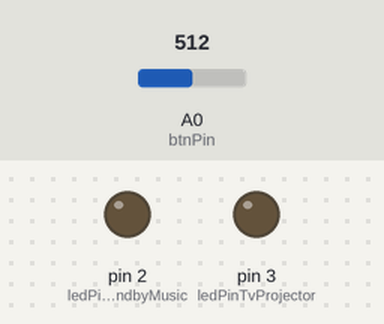
This sketch was run on a simulated Arduino Uno, built with avr-gcc and run on an emulated ATmega328P. Shown: output pins drawn as LEDs (lit = HIGH). Dashed ring = blinking. Inputs (shaded band) come from the test bench; at power-on: A0 (btnPin) = 512.

Above: at 1.2 s.
1.3 s: A0 (btnPin) set to 553
2.8 s: A0 (btnPin) set to 589
At 2.98 s:
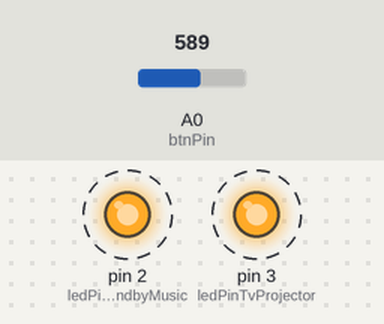
5.8 s: A0 (btnPin) set to 891
8.8 s: A0 (btnPin) set to 917
At 10.0 s:
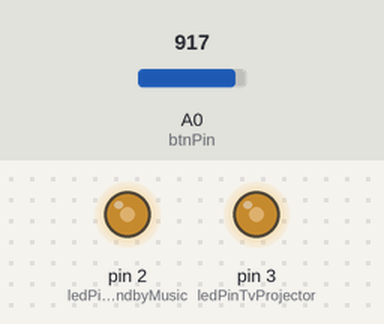
10.3 s: A0 (btnPin) set to 900
Timing chart, 0 to 14.3 s (numbered marks = the images above; inputs shaded):
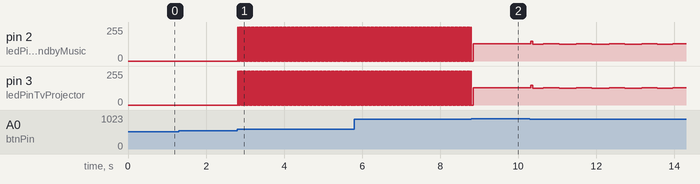

The sketch:

FourButtonsWithLed_OneAnalogIn_TwoDigitalOut.ino
```cpp
#define btnPin A0
#define ledPinStandbyMusic 2
#define ledPinTvProjector 3

#define Off 0
#define Standby 1
#define Tv 2
#define Music 3
#define Projector 4
#define Custom 5

#define None 0
#define Power 1

#define OffOff 0
#define OffOn 1
#define OnOff 2


void setup()
{
  pinMode(btnPin, INPUT_PULLUP);
  pinMode(ledPinStandbyMusic, INPUT);
  pinMode(ledPinTvProjector, INPUT);
  #ifdef debug
  Serial.begin(9600);
  Serial.println("debug enabled");
  #endif
}

uint8_t _mode;
void loop()
{
  _mode = getModeFromButtons(_mode);
  setLedStateFromMode(_mode);
}


bool isBetween(int value, int min, int max)
{
  return value >= min && value <= max;
}

uint8_t readButtons()
{
  int value, value2, delta;
  uint8_t btn = None;
  do
  {
    value = analogRead(btnPin);
    if(value > 900)
      break;
    delay(10);
    value2 = analogRead(btnPin);
    delta = value-value2;
  } while (!isBetween(delta, -10, 10));

  if(isBetween(value, 450, 570))
  {
    btn = Standby;
  }
  else if(isBetween(value, 360, 380))
  {
    btn = Tv;
  }
  else if(isBetween(value, 0, 30))
  {
    btn = Music;
  }
  else if(isBetween(value, 220, 240))
  {
    btn = Projector;
  }
  return btn;
}

uint8_t _previousBtn;
uint8_t getModeFromButtons(uint8_t previousMode)
{
  uint8_t nextMode = previousMode;
  uint8_t btn = readButtons();
  if(btn != None)
  {
    #ifdef debug
    Serial.print("Button pressed "); Serial.println(btn);
    #endif
  }
  else if (_previousBtn != None)
  {
    #ifdef debug
    Serial.print("Button released "); Serial.println(_previousBtn);
    #endif
    switch(_previousBtn)
    {
      case Power:
        if (previousMode == Standby)
          nextMode = Off;
        else if (previousMode == Off)
          nextMode = Custom;
        else
          nextMode = Standby;
        break;
      case Tv:
        nextMode = Tv;
        break;
      case Music:
        nextMode = Music;
        break;
      case Projector:
        nextMode = Projector;
        break;
    }
  }
  _previousBtn = btn;
  return nextMode;
}

uint8_t setLedPinState(uint8_t pin, uint8_t previousState, uint8_t newState)
{
  if(previousState == newState)
    return newState;
  #ifdef debug
  Serial.print("pin "); Serial.println(pin);
  Serial.print("newState "); Serial.println(newState);
  #endif
  switch(newState)
  {
    case OffOff:
      pinMode(pin, INPUT);
      #ifdef debug
      Serial.println("mode INPUT");
      #endif
    break;
    case OffOn:
      //if(previousState == OffOff)
        pinMode(pin, OUTPUT);
      digitalWrite(pin, HIGH);
      #ifdef debug
      Serial.println("mode OUTPUT");
      Serial.println("value HIGH");
      #endif
    break;
    case OnOff:
      //if(previousState == OffOff)
        pinMode(pin, OUTPUT);
      digitalWrite(pin, LOW);
            #ifdef debug
      Serial.println("mode OUTPUT");
      Serial.println("value LOW");
      #endif
    break;
  }
  return newState;
}

uint8_t _previousLedPinStandbyMusicState, _previousLedPinTvProjectorState;
void setLedState(uint8_t ledPinStandbyMusicState, uint8_t ledPinTvProjectorState)
{
  _previousLedPinStandbyMusicState = setLedPinState(ledPinStandbyMusic, _previousLedPinStandbyMusicState, ledPinStandbyMusicState);
  _previousLedPinTvProjectorState = setLedPinState(ledPinTvProjector, _previousLedPinTvProjectorState, ledPinTvProjectorState);
}

bool _customFlag;
void setLedStateFromMode(uint8_t mode)
{
  switch(mode)
  {
    case Off:
      setLedState(OffOff, OffOff);
      break;
    case Standby:
      setLedState(OnOff, OffOff);
    break;
    case Tv:
      setLedState(OffOff, OnOff);
    break;
    case Music:
      setLedState(OffOn, OffOff);
    break;
    case Projector:
      setLedState(OffOff, OffOn);
    break;
    case Custom:
      if(_customFlag)
        setLedState(OnOff, OnOff);
      else
        setLedState(OffOn, OffOn);
      _customFlag = !_customFlag;
    break;
  }
}
```

Measured:
- the behaviour switches between 570 and 571 on A0 (btnPin) (found by bisection; images 0 and 1)
- the behaviour switches between 900 and 901 on A0 (btnPin) (found by bisection; images 1 and 2)
- after the input at 1.3 s, every drawn part: stays the same
- after the input at 2.8 s, pin 2 (ledPinStandbyMusic), pin 3 (ledPinTvProjector): alternates 255/255 for 0.01 s and 0/255 for 0.01 s, starting at once
